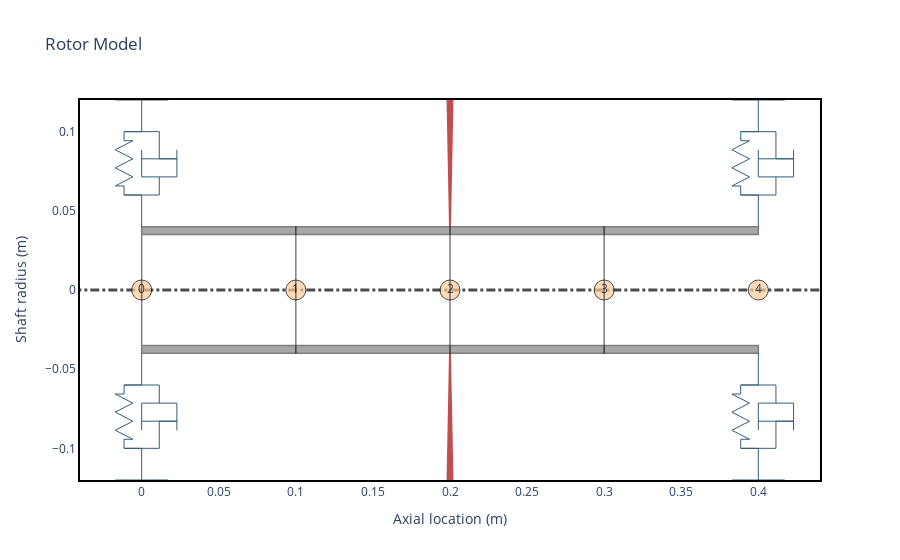

Notebook source saved alongside this figure:
### Code cell
hight_pressure_elements = []
hight_pressure_seal_elements = []
hight_pressure_disk_elements = []

for i in range(4) : 
    hight_pressure_elements.append(rs.ShaftElement(L = 0.1, material=material_exo, n=i, idl=0.07, odl=0.08))

hight_pressure_disk_elements.append(
    rs.DiskElement.from_geometry(n=2, material=material_exo, width=0.015, i_d=0.08, o_d=0.46)
)

hight_pressure_seal_elements.append(rs.BearingElement(n=0, kxx=2.5e7, kyy=2.5e7, cxx=0, cyy=0))
hight_pressure_seal_elements.append(rs.BearingElement(n=4, kxx=2.5e7, kyy=2.5e7, cxx=0))
rotor_hp = rs.Rotor(
    shaft_elements=hight_pressure_elements,
    bearing_elements=hight_pressure_seal_elements,
    disk_elements=hight_pressure_disk_elements,
)

rotor_hp.plot_rotor()

### Figure 1 — Plotly figure (JSON) as saved in the notebook; plotly's stock layout.template omitted (floating-point values rounded to 4 significant figures)
{"data": [{"hoverinfo": "none", "line": {"color": "black", "dash": "dashdot", "width": 3}, "mode": "lines", "opacity": 0.7, "showlegend": false, "type": "scatter", "x": [-0.08, 0.48], "y": [0, 0]}, {"hoverinfo": "none", "marker": {"color": "#ffcc99", "line": {"color": "black", "width": 1}, "opacity": 0.7, "size": 20}, "mode": "markers+text", "showlegend": false, "text": ["0", "1", "2", "3", "4"], "type": "scatter", "x": [0, 0.1, 0.2, 0.3, 0.4], "y": [0, 0, 0, 0, 0]}, {"customdata": [[0, 0.08, 0.07, 0.08, 0.07, 0.1, "mat_exo"], [0, 0.08, 0.07, 0.08, 0.07, 0.1, "mat_exo"], [0, 0.08, 0.07, 0.08, 0.07, 0.1, "mat_exo"], [0, 0.08, 0.07, 0.08, 0.07, 0.1, "mat_exo"], [0, 0.08, 0.07, 0.08, 0.07, 0.1, "mat_exo"], [0, 0.08, 0.07, 0.08, 0.07, 0.1, "mat_exo"], [0, 0.08, 0.07, 0.08, 0.07, 0.1, "mat_exo"], [0, 0.08, 0.07, 0.08, 0.07, 0.1, "mat_exo"], [0, 0.08, 0.07, 0.08, 0.07, 0.1, "mat_exo"], [0, 0.08, 0.07, 0.08, 0.07, 0.1, "mat_exo"]], "fill": "toself", "fillcolor": "#525252", "hoverinfo": "text", "hoverlabel": {"bgcolor": "#525252"}, "hoveron": "points+fills", "hovertemplate": "Element Number: 0<br>Left Outer Diameter: 0.08 m<br>Left Inner Diameter: 0.07 m<br>Right Outer Diameter: 0.08 m<br>Right Inner Diameter: 0.07 m<br>Element Length: 0.1 m<br>Material: mat_exo<br>", "legendgroup": "Shaft", "line": {"color": "black", "width": 1.5}, "mode": "lines", "name": "ShaftElement 0", "opacity": 0.5, "showlegend": false, "text": "Element Number: 0<br>Left Outer Diameter: 0.08 m<br>Left Inner Diameter: 0.07 m<br>Right Outer Diameter: 0.08 m<br>Right Inner Diameter: 0.07 m<br>Element Length: 0.1 m<br>Material: mat_exo<br>", "type": "scatter", "x": [0, 0, 0.1, 0.1, 0, 0, 0, 0.1, 0.1, 0], "y": [0.035, 0.04, 0.04, 0.035, 0.035, -0.035, -0.04, -0.04, -0.035, -0.035]}, {"customdata": [[1, 0.08, 0.07, 0.08, 0.07, 0.1, "mat_exo"], [1, 0.08, 0.07, 0.08, 0.07, 0.1, "mat_exo"], [1, 0.08, 0.07, 0.08, 0.07, 0.1, "mat_exo"], [1, 0.08, 0.07, 0.08, 0.07, 0.1, "mat_exo"], [1, 0.08, 0.07, 0.08, 0.07, 0.1, "mat_exo"], [1, 0.08, 0.07, 0.08, 0.07, 0.1, "mat_exo"], [1, 0.08, 0.07, 0.08, 0.07, 0.1, "mat_exo"], [1, 0.08, 0.07, 0.08, 0.07, 0.1, "mat_exo"], [1, 0.08, 0.07, 0.08, 0.07, 0.1, "mat_exo"], [1, 0.08, 0.07, 0.08, 0.07, 0.1, "mat_exo"]], "fill": "toself", "fillcolor": "#525252", "hoverinfo": "text", "hoverlabel": {"bgcolor": "#525252"}, "hoveron": "points+fills", "hovertemplate": "Element Number: 1<br>Left Outer Diameter: 0.08 m<br>Left Inner Diameter: 0.07 m<br>Right Outer Diameter: 0.08 m<br>Right Inner Diameter: 0.07 m<br>Element Length: 0.1 m<br>Material: mat_exo<br>", "legendgroup": "Shaft", "line": {"color": "black", "width": 1.5}, "mode": "lines", "name": "ShaftElement 1", "opacity": 0.5, "showlegend": false, "text": "Element Number: 1<br>Left Outer Diameter: 0.08 m<br>Left Inner Diameter: 0.07 m<br>Right Outer Diameter: 0.08 m<br>Right Inner Diameter: 0.07 m<br>Element Length: 0.1 m<br>Material: mat_exo<br>", "type": "scatter", "x": [0.1, 0.1, 0.2, 0.2, 0.1, 0.1, 0.1, 0.2, 0.2, 0.1], "y": [0.035, 0.04, 0.04, 0.035, 0.035, -0.035, -0.04, -0.04, -0.035, -0.035]}, {"customdata": [[2, 0.08, 0.07, 0.08, 0.07, 0.1, "mat_exo"], [2, 0.08, 0.07, 0.08, 0.07, 0.1, "mat_exo"], [2, 0.08, 0.07, 0.08, 0.07, 0.1, "mat_exo"], [2, 0.08, 0.07, 0.08, 0.07, 0.1, "mat_exo"], [2, 0.08, 0.07, 0.08, 0.07, 0.1, "mat_exo"], [2, 0.08, 0.07, 0.08, 0.07, 0.1, "mat_exo"], [2, 0.08, 0.07, 0.08, 0.07, 0.1, "mat_exo"], [2, 0.08, 0.07, 0.08, 0.07, 0.1, "mat_exo"], [2, 0.08, 0.07, 0.08, 0.07, 0.1, "mat_exo"], [2, 0.08, 0.07, 0.08, 0.07, 0.1, "mat_exo"]], "fill": "toself", "fillcolor": "#525252", "hoverinfo": "text", "hoverlabel": {"bgcolor": "#525252"}, "hoveron": "points+fills", "hovertemplate": "Element Number: 2<br>Left Outer Diameter: 0.08 m<br>Left Inner Diameter: 0.07 m<br>Right Outer Diameter: 0.08 m<br>Right Inner Diameter: 0.07 m<br>Element Length: 0.1 m<br>Material: mat_exo<br>", "legendgroup": "Shaft", "line": {"color": "black", "width": 1.5}, "mode": "lines", "name": "ShaftElement 2", "opacity": 0.5, "showlegend": false, "text": "Element Number: 2<br>Left Outer Diameter: 0.08 m<br>Left Inner Diameter: 0.07 m<br>Right Outer Diameter: 0.08 m<br>Right Inner Diameter: 0.07 m<br>Element Length: 0.1 m<br>Material: mat_exo<br>", "type": "scatter", "x": [0.2, 0.2, 0.3, 0.3, 0.2, 0.2, 0.2, 0.3, 0.3, 0.2], "y": [0.035, 0.04, 0.04, 0.035, 0.035, -0.035, -0.04, -0.04, -0.035, -0.035]}, {"customdata": [[3, 0.08, 0.07, 0.08, 0.07, 0.1, "mat_exo"], [3, 0.08, 0.07, 0.08, 0.07, 0.1, "mat_exo"], [3, 0.08, 0.07, 0.08, 0.07, 0.1, "mat_exo"], [3, 0.08, 0.07, 0.08, 0.07, 0.1, "mat_exo"], [3, 0.08, 0.07, 0.08, 0.07, 0.1, "mat_exo"], [3, 0.08, 0.07, 0.08, 0.07, 0.1, "mat_exo"], [3, 0.08, 0.07, 0.08, 0.07, 0.1, "mat_exo"], [3, 0.08, 0.07, 0.08, 0.07, 0.1, "mat_exo"], [3, 0.08, 0.07, 0.08, 0.07, 0.1, "mat_exo"], [3, 0.08, 0.07, 0.08, 0.07, 0.1, "mat_exo"]], "fill": "toself", "fillcolor": "#525252", "hoverinfo": "text", "hoverlabel": {"bgcolor": "#525252"}, "hoveron": "points+fills", "hovertemplate": "Element Number: 3<br>Left Outer Diameter: 0.08 m<br>Left Inner Diameter: 0.07 m<br>Right Outer Diameter: 0.08 m<br>Right Inner Diameter: 0.07 m<br>Element Length: 0.1 m<br>Material: mat_exo<br>", "legendgroup": "Shaft", "line": {"color": "black", "width": 1.5}, "mode": "lines", "name": "ShaftElement 3", "opacity": 0.5, "showlegend": false, "text": "Element Number: 3<br>Left Outer Diameter: 0.08 m<br>Left Inner Diameter: 0.07 m<br>Right Outer Diameter: 0.08 m<br>Right Inner Diameter: 0.07 m<br>Element Length: 0.1 m<br>Material: mat_exo<br>", "type": "scatter", "x": [0.3, 0.3, 0.4, 0.4, 0.3, 0.3, 0.3, 0.4, 0.4, 0.3], "y": [0.035, 0.04, 0.04, 0.035, 0.035, -0.035, -0.04, -0.04, -0.035, -0.035]}, {"customdata": [[2, 0.5171, 0.2589, 18.98], [2, 0.5171, 0.2589, 18.98], [2, 0.5171, 0.2589, 18.98], [2, 0.5171, 0.2589, 18.98], [2, 0.5171, 0.2589, 18.98], [2, 0.5171, 0.2589, 18.98], [2, 0.5171, 0.2589, 18.98], [2, 0.5171, 0.2589, 18.98], [2, 0.5171, 0.2589, 18.98]], "fill": "toself", "fillcolor": "Firebrick", "hoverinfo": "text", "hoverlabel": {"bgcolor": "Firebrick"}, "hoveron": "points+fills", "hovertemplate": "Disk Node: 2<br>Polar Inertia: 5.171e-01<br>Diametral Inertia: 2.589e-01<br>Disk mass: 18.977<br>", "legendgroup": "disks", "line": {"color": "Firebrick", "width": 2}, "mode": "lines", "name": "Disk 0", "opacity": 0.8, "showlegend": false, "text": "Disk Node: 2<br>Polar Inertia: 5.171e-01<br>Diametral Inertia: 2.589e-01<br>Disk mass: 18.977<br>", "type": "scatter", "x": [0.2, 0.2032, 0.1968, 0.2, null, 0.2, 0.2032, 0.1968, 0.2], "y": [0.04, 0.2, 0.2, 0.04, null, -0.04, -0.2, -0.2, -0.04]}, {"hoverinfo": "none", "legendgroup": "bearings", "line": {"color": "#355d7a", "width": 1}, "mode": "lines", "name": "Bearing 0", "showlegend": false, "type": "scatter", "x": [0, 0, -0.01143, 0.01143], "y": [0.04, 0.06, 0.06, 0.06]}, {"hoverinfo": "none", "legendgroup": "bearings", "line": {"color": "#355d7a", "width": 1}, "mode": "lines", "name": "Bearing 0", "showlegend": false, "type": "scatter", "x": [0, 0, -0.01143, 0.01143], "y": [-0.04, -0.06, -0.06, -0.06]}, {"hoverinfo": "none", "legendgroup": "bearings", "line": {"color": "#355d7a", "width": 1}, "mode": "lines", "name": "Bearing 0", "showlegend": false, "type": "scatter", "x": [0, 0, -0.01143, 0.01143], "y": [0.12, 0.1, 0.1, 0.1]}, {"hoverinfo": "none", "legendgroup": "bearings", "line": {"color": "#355d7a", "width": 1}, "mode": "lines", "name": "Bearing 0", "showlegend": false, "type": "scatter", "x": [0, 0, -0.01143, 0.01143], "y": [-0.12, -0.1, -0.1, -0.1]}, {"hoverinfo": "none", "legendgroup": "bearings", "line": {"color": "#355d7a", "width": 1}, "mode": "lines", "name": "Bearing 0", "showlegend": false, "type": "scatter", "x": [-0.01714, 0.01714], "y": [0.12, 0.12]}, {"hoverinfo": "none", "legendgroup": "bearings", "line": {"color": "#355d7a", "width": 1}, "mode": "lines", "name": "Bearing 0", "showlegend": false, "type": "scatter", "x": [-0.01714, 0.01714], "y": [-0.12, -0.12]}, {"hoverinfo": "none", "legendgroup": "bearings", "line": {"color": "#355d7a", "width": 1}, "mode": "lines", "name": "Bearing 0", "showlegend": false, "type": "scatter", "x": [-0.01714, -0.01029], "y": [0.12, 0.132]}, {"hoverinfo": "none", "legendgroup": "bearings", "line": {"color": "#355d7a", "width": 1}, "mode": "lines", "name": "Bearing 0", "showlegend": false, "type": "scatter", "x": [-0.01714, -0.01029], "y": [-0.12, -0.132]}, {"hoverinfo": "none", "legendgroup": "bearings", "line": {"color": "#355d7a", "width": 1}, "mode": "lines", "name": "Bearing 0", "showlegend": false, "type": "scatter", "x": [-0.01029, -0.003429], "y": [0.12, 0.132]}, {"hoverinfo": "none", "legendgroup": "bearings", "line": {"color": "#355d7a", "width": 1}, "mode": "lines", "name": "Bearing 0", "showlegend": false, "type": "scatter", "x": [-0.01029, -0.003429], "y": [-0.12, -0.132]}, {"hoverinfo": "none", "legendgroup": "bearings", "line": {"color": "#355d7a", "width": 1}, "mode": "lines", "name": "Bearing 0", "showlegend": false, "type": "scatter", "x": [-0.003429, 0.003429], "y": [0.12, 0.132]}, {"hoverinfo": "none", "legendgroup": "bearings", "line": {"color": "#355d7a", "width": 1}, "mode": "lines", "name": "Bearing 0", "showlegend": false, "type": "scatter", "x": [-0.003429, 0.003429], "y": [-0.12, -0.132]}, {"hoverinfo": "none", "legendgroup": "bearings", "line": {"color": "#355d7a", "width": 1}, "mode": "lines", "name": "Bearing 0", "showlegend": false, "type": "scatter", "x": [0.003429, 0.01029], "y": [0.12, 0.132]}, {"hoverinfo": "none", "legendgroup": "bearings", "line": {"color": "#355d7a", "width": 1}, "mode": "lines", "name": "Bearing 0", "showlegend": false, "type": "scatter", "x": [0.003429, 0.01029], "y": [-0.12, -0.132]}, {"hoverinfo": "none", "legendgroup": "bearings", "line": {"color": "#355d7a", "width": 1}, "mode": "lines", "name": "Bearing 0", "showlegend": false, "type": "scatter", "x": [0.01029, 0.01714], "y": [0.12, 0.132]}, {"hoverinfo": "none", "legendgroup": "bearings", "line": {"color": "#355d7a", "width": 1}, "mode": "lines", "name": "Bearing 0", "showlegend": false, "type": "scatter", "x": [0.01029, 0.01714], "y": [-0.12, -0.132]}, {"hoverinfo": "none", "legendgroup": "bearings", "line": {"color": "#355d7a", "width": 1}, "mode": "lines", "name": "Bearing 0", "showlegend": false, "type": "scatter", "x": [0.01714, 0.024], "y": [0.12, 0.132]}, {"hoverinfo": "none", "legendgroup": "bearings", "line": {"color": "#355d7a", "width": 1}, "mode": "lines", "name": "Bearing 0", "showlegend": false, "type": "scatter", "x": [0.01714, 0.024], "y": [-0.12, -0.132]}, {"hoverinfo": "none", "legendgroup": "bearings", "line": {"color": "#355d7a", "width": 1}, "mode": "lines", "name": "Bearing 0", "showlegend": false, "type": "scatter", "x": [-0.01143, -0.01143, -0.01714, -0.005714, -0.01714, -0.005714, -0.01714, -0.005714, -0.01143, -0.01143], "y": [0.06, 0.06571, 0.06571, 0.07143, 0.07714, 0.08286, 0.08857, 0.09429, 0.09429, 0.1]}, {"hoverinfo": "none", "legendgroup": "bearings", "line": {"color": "#355d7a", "width": 1}, "mode": "lines", "name": "Bearing 0", "showlegend": false, "type": "scatter", "x": [-0.01143, -0.01143, -0.01714, -0.005714, -0.01714, -0.005714, -0.01714, -0.005714, -0.01143, -0.01143], "y": [-0.06, -0.06571, -0.06571, -0.07143, -0.07714, -0.08286, -0.08857, -0.09429, -0.09429, -0.1]}, {"hoverinfo": "none", "legendgroup": "bearings", "line": {"color": "#355d7a", "width": 1}, "mode": "lines", "name": "Bearing 0", "showlegend": false, "type": "scatter", "x": [0.01143, 0.01143], "y": [0.06, 0.07143]}, {"hoverinfo": "none", "legendgroup": "bearings", "line": {"color": "#355d7a", "width": 1}, "mode": "lines", "name": "Bearing 0", "showlegend": false, "type": "scatter", "x": [0.01143, 0.01143], "y": [-0.06, -0.07143]}, {"hoverinfo": "none", "legendgroup": "bearings", "line": {"color": "#355d7a", "width": 1}, "mode": "lines", "name": "Bearing 0", "showlegend": false, "type": "scatter", "x": [0, 0, 0.02286, 0.02286], "y": [0.08857, 0.07143, 0.07143, 0.08857]}, {"hoverinfo": "none", "legendgroup": "bearings", "line": {"color": "#355d7a", "width": 1}, "mode": "lines", "name": "Bearing 0", "showlegend": false, "type": "scatter", "x": [0, 0, 0.02286, 0.02286], "y": [-0.08857, -0.07143, -0.07143, -0.08857]}, {"hoverinfo": "none", "legendgroup": "bearings", "line": {"color": "#355d7a", "width": 1}, "mode": "lines", "name": "Bearing 0", "showlegend": false, "type": "scatter", "x": [0, 0.02286, 0.01143, 0.01143], "y": [0.08286, 0.08286, 0.08286, 0.1]}, {"hoverinfo": "none", "legendgroup": "bearings", "line": {"color": "#355d7a", "width": 1}, "mode": "lines", "name": "Bearing 0", "showlegend": false, "type": "scatter", "x": [0, 0.02286, 0.01143, 0.01143], "y": [-0.08286, -0.08286, -0.08286, -0.1]}, {"hoverinfo": "none", "legendgroup": "bearings", "line": {"color": "#355d7a", "width": 1}, "mode": "lines", "name": "Bearing 1", "showlegend": false, "type": "scatter", "x": [0.4, 0.4, 0.3886, 0.4114], "y": [0.04, 0.06, 0.06, 0.06]}, {"hoverinfo": "none", "legendgroup": "bearings", "line": {"color": "#355d7a", "width": 1}, "mode": "lines", "name": "Bearing 1", "showlegend": false, "type": "scatter", "x": [0.4, 0.4, 0.3886, 0.4114], "y": [-0.04, -0.06, -0.06, -0.06]}, {"hoverinfo": "none", "legendgroup": "bearings", "line": {"color": "#355d7a", "width": 1}, "mode": "lines", "name": "Bearing 1", "showlegend": false, "type": "scatter", "x": [0.4, 0.4, 0.3886, 0.4114], "y": [0.12, 0.1, 0.1, 0.1]}, {"hoverinfo": "none", "legendgroup": "bearings", "line": {"color": "#355d7a", "width": 1}, "mode": "lines", "name": "Bearing 1", "showlegend": false, "type": "scatter", "x": [0.4, 0.4, 0.3886, 0.4114], "y": [-0.12, -0.1, -0.1, -0.1]}, {"hoverinfo": "none", "legendgroup": "bearings", "line": {"color": "#355d7a", "width": 1}, "mode": "lines", "name": "Bearing 1", "showlegend": false, "type": "scatter", "x": [0.3829, 0.4171], "y": [0.12, 0.12]}, {"hoverinfo": "none", "legendgroup": "bearings", "line": {"color": "#355d7a", "width": 1}, "mode": "lines", "name": "Bearing 1", "showlegend": false, "type": "scatter", "x": [0.3829, 0.4171], "y": [-0.12, -0.12]}, {"hoverinfo": "none", "legendgroup": "bearings", "line": {"color": "#355d7a", "width": 1}, "mode": "lines", "name": "Bearing 1", "showlegend": false, "type": "scatter", "x": [0.3829, 0.3897], "y": [0.12, 0.132]}, {"hoverinfo": "none", "legendgroup": "bearings", "line": {"color": "#355d7a", "width": 1}, "mode": "lines", "name": "Bearing 1", "showlegend": false, "type": "scatter", "x": [0.3829, 0.3897], "y": [-0.12, -0.132]}, {"hoverinfo": "none", "legendgroup": "bearings", "line": {"color": "#355d7a", "width": 1}, "mode": "lines", "name": "Bearing 1", "showlegend": false, "type": "scatter", "x": [0.3897, 0.3966], "y": [0.12, 0.132]}, {"hoverinfo": "none", "legendgroup": "bearings", "line": {"color": "#355d7a", "width": 1}, "mode": "lines", "name": "Bearing 1", "showlegend": false, "type": "scatter", "x": [0.3897, 0.3966], "y": [-0.12, -0.132]}, {"hoverinfo": "none", "legendgroup": "bearings", "line": {"color": "#355d7a", "width": 1}, "mode": "lines", "name": "Bearing 1", "showlegend": false, "type": "scatter", "x": [0.3966, 0.4034], "y": [0.12, 0.132]}, {"hoverinfo": "none", "legendgroup": "bearings", "line": {"color": "#355d7a", "width": 1}, "mode": "lines", "name": "Bearing 1", "showlegend": false, "type": "scatter", "x": [0.3966, 0.4034], "y": [-0.12, -0.132]}, {"hoverinfo": "none", "legendgroup": "bearings", "line": {"color": "#355d7a", "width": 1}, "mode": "lines", "name": "Bearing 1", "showlegend": false, "type": "scatter", "x": [0.4034, 0.4103], "y": [0.12, 0.132]}, {"hoverinfo": "none", "legendgroup": "bearings", "line": {"color": "#355d7a", "width": 1}, "mode": "lines", "name": "Bearing 1", "showlegend": false, "type": "scatter", "x": [0.4034, 0.4103], "y": [-0.12, -0.132]}, {"hoverinfo": "none", "legendgroup": "bearings", "line": {"color": "#355d7a", "width": 1}, "mode": "lines", "name": "Bearing 1", "showlegend": false, "type": "scatter", "x": [0.4103, 0.4171], "y": [0.12, 0.132]}, {"hoverinfo": "none", "legendgroup": "bearings", "line": {"color": "#355d7a", "width": 1}, "mode": "lines", "name": "Bearing 1", "showlegend": false, "type": "scatter", "x": [0.4103, 0.4171], "y": [-0.12, -0.132]}, {"hoverinfo": "none", "legendgroup": "bearings", "line": {"color": "#355d7a", "width": 1}, "mode": "lines", "name": "Bearing 1", "showlegend": false, "type": "scatter", "x": [0.4171, 0.424], "y": [0.12, 0.132]}, {"hoverinfo": "none", "legendgroup": "bearings", "line": {"color": "#355d7a", "width": 1}, "mode": "lines", "name": "Bearing 1", "showlegend": false, "type": "scatter", "x": [0.4171, 0.424], "y": [-0.12, -0.132]}, {"hoverinfo": "none", "legendgroup": "bearings", "line": {"color": "#355d7a", "width": 1}, "mode": "lines", "name": "Bearing 1", "showlegend": false, "type": "scatter", "x": [0.3886, 0.3886, 0.3829, 0.3943, 0.3829, 0.3943, 0.3829, 0.3943, 0.3886, 0.3886], "y": [0.06, 0.06571, 0.06571, 0.07143, 0.07714, 0.08286, 0.08857, 0.09429, 0.09429, 0.1]}, {"hoverinfo": "none", "legendgroup": "bearings", "line": {"color": "#355d7a", "width": 1}, "mode": "lines", "name": "Bearing 1", "showlegend": false, "type": "scatter", "x": [0.3886, 0.3886, 0.3829, 0.3943, 0.3829, 0.3943, 0.3829, 0.3943, 0.3886, 0.3886], "y": [-0.06, -0.06571, -0.06571, -0.07143, -0.07714, -0.08286, -0.08857, -0.09429, -0.09429, -0.1]}, {"hoverinfo": "none", "legendgroup": "bearings", "line": {"color": "#355d7a", "width": 1}, "mode": "lines", "name": "Bearing 1", "showlegend": false, "type": "scatter", "x": [0.4114, 0.4114], "y": [0.06, 0.07143]}, {"hoverinfo": "none", "legendgroup": "bearings", "line": {"color": "#355d7a", "width": 1}, "mode": "lines", "name": "Bearing 1", "showlegend": false, "type": "scatter", "x": [0.4114, 0.4114], "y": [-0.06, -0.07143]}, {"hoverinfo": "none", "legendgroup": "bearings", "line": {"color": "#355d7a", "width": 1}, "mode": "lines", "name": "Bearing 1", "showlegend": false, "type": "scatter", "x": [0.4, 0.4, 0.4229, 0.4229], "y": [0.08857, 0.07143, 0.07143, 0.08857]}, {"hoverinfo": "none", "legendgroup": "bearings", "line": {"color": "#355d7a", "width": 1}, "mode": "lines", "name": "Bearing 1", "showlegend": false, "type": "scatter", "x": [0.4, 0.4, 0.4229, 0.4229], "y": [-0.08857, -0.07143, -0.07143, -0.08857]}, {"hoverinfo": "none", "legendgroup": "bearings", "line": {"color": "#355d7a", "width": 1}, "mode": "lines", "name": "Bearing 1", "showlegend": false, "type": "scatter", "x": [0.4, 0.4229, 0.4114, 0.4114], "y": [0.08286, 0.08286, 0.08286, 0.1]}, {"hoverinfo": "none", "legendgroup": "bearings", "line": {"color": "#355d7a", "width": 1}, "mode": "lines", "name": "Bearing 1", "showlegend": false, "type": "scatter", "x": [0.4, 0.4229, 0.4114, 0.4114], "y": [-0.08286, -0.08286, -0.08286, -0.1]}], "layout": {"shapes": [{"fillcolor": "Firebrick", "line": {"color": "Firebrick"}, "type": "circle", "x0": 0.19, "x1": 0.21, "xref": "x", "y0": 0.19, "y1": 0.21, "yref": "y"}, {"fillcolor": "Firebrick", "line": {"color": "Firebrick"}, "type": "circle", "x0": 0.19, "x1": 0.21, "xref": "x", "y0": -0.21, "y1": -0.19, "yref": "y"}], "title": {"text": "Rotor Model"}, "xaxis": {"mirror": true, "range": [-0.04, 0.44], "showgrid": false, "title": {"text": "Axial location (m)"}}, "yaxis": {"mirror": true, "range": [-0.12, 0.12], "showgrid": false, "title": {"text": "Shaft radius (m)"}}}}
